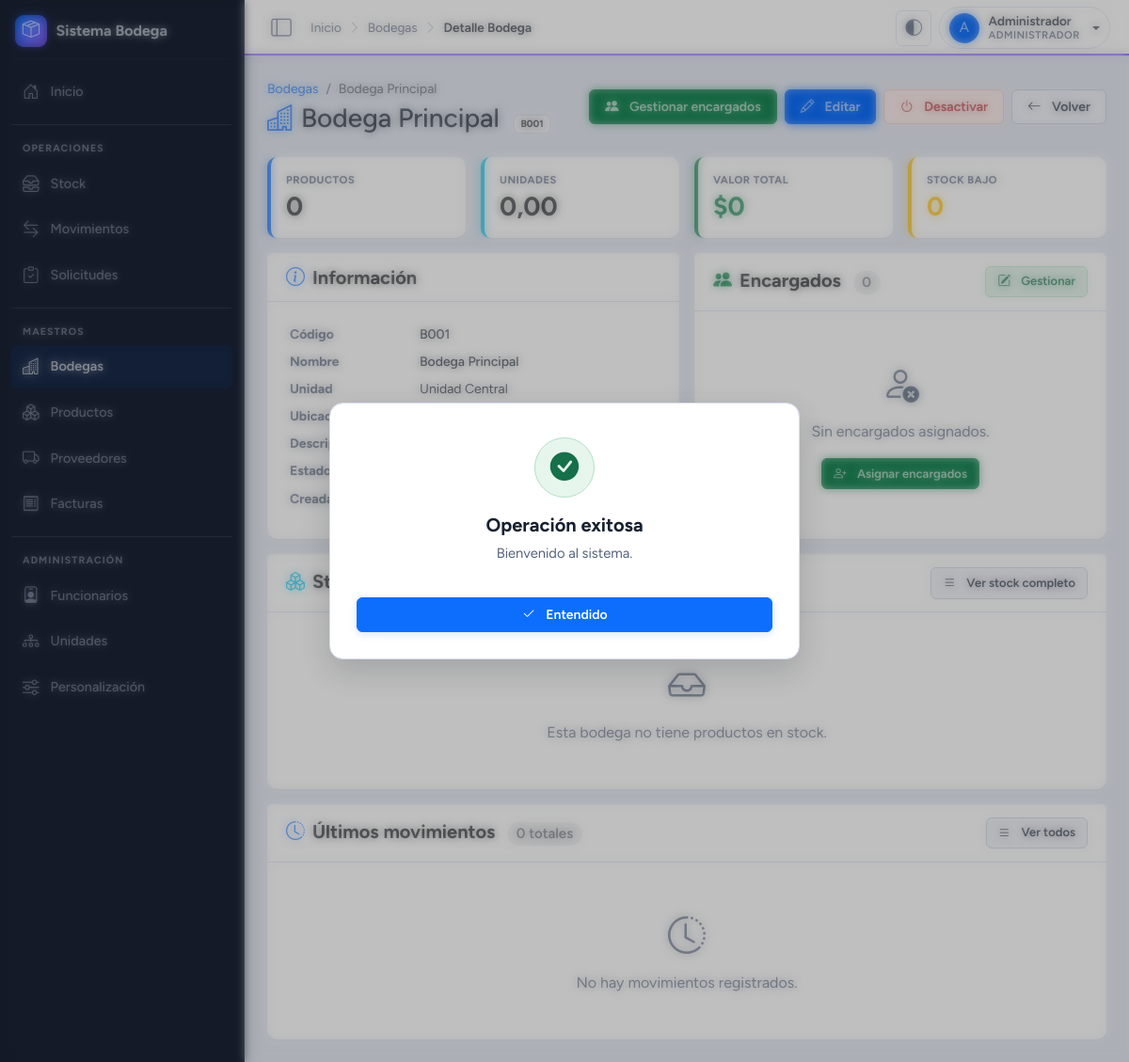
The app's page /modulos/bodegas/bodegas_ver.php?id=1 (signed in) with its own data.
### tables this page shows
CREATE TABLE bodegas (
    id                     INT UNSIGNED AUTO_INCREMENT PRIMARY KEY,
    codigo                 VARCHAR(20)  NOT NULL,
    nombre                 VARCHAR(150) NOT NULL,
    id_unidad              INT UNSIGNED NULL,
    id_encargado           INT UNSIGNED NULL,
    descripcion            TEXT NULL,
    ubicacion_referencial  VARCHAR(255) NULL,
    responsable            VARCHAR(150) NULL,
    es_central             TINYINT(1) NOT NULL DEFAULT 0,
    estado                 TINYINT(1) NOT NULL DEFAULT 1,
    created_at             DATETIME NOT NULL DEFAULT CURRENT_TIMESTAMP,
    UNIQUE KEY uq_bodegas_codigo (codigo),
    KEY idx_bodegas_unidad (id_unidad),
    KEY idx_bodegas_encargado (id_encargado),
    CONSTRAINT fk_bodegas_unidad FOREIGN KEY (id_unidad) REFERENCES unidades_organizacionales (id) ON DELETE SET NULL
);

CREATE TABLE unidades_organizacionales (
    id         INT UNSIGNED AUTO_INCREMENT PRIMARY KEY,
    codigo     VARCHAR(20)  NOT NULL,
    nombre     VARCHAR(150) NOT NULL,
    estado     TINYINT(1)   NOT NULL DEFAULT 1,
    created_at DATETIME     NOT NULL DEFAULT CURRENT_TIMESTAMP,
    UNIQUE KEY uq_unidades_codigo (codigo)
);

### inc/settings.php (called while the page is built, shortened)
<?php
function site_color_rgba($hex, $alpha = 1)
{
    $hex = ltrim((string)$hex, '#');
    $r = hexdec(substr($hex, 0, 2));
    $g = hexdec(substr($hex, 2, 2));
    $b = hexdec(substr($hex, 4, 2));
    return 'rgba(' . $r . ',' . $g . ',' . $b . ',' . $alpha . ')';
}

### inc/functions.php (called while the page is built, shortened)
<?php
function h($text)
{
    return htmlspecialchars((string)$text, ENT_QUOTES, 'UTF-8');
}
function get($key, $default = '')
{
    return isset($_GET[$key]) ? trim($_GET[$key]) : $default;
}

### inc/bodegas_helpers.php (called while the page is built, shortened)
<?php
if (!function_exists('encargados_de_bodega')) {
    function encargados_de_bodega($id_bodega) {
        global $pdo;
        $id_bodega = (int)$id_bodega;
        $sql = "SELECT u.id, u.usuario, u.rol,
                       COALESCE(f.nombre, u.nombre) AS nombre,
                       f.rut, f.cargo,
                       ub.es_principal, ub.created_at AS asignado_en
                FROM   usuarios_bodegas ub
                INNER  JOIN usuarios u     ON u.id = ub.id_usuario
                LEFT   JOIN funcionarios f ON f.id = u.id_funcionario
                WHERE  ub.id_bodega = ?
                ORDER  BY ub.es_principal DESC, nombre ASC";
        $st = $pdo->prepare($sql);
        $st->execute(array($id_bodega));
        return $st->fetchAll();
    }
}

### modulos/bodegas/bodegas_ver.php (the view, shortened to what this page needs)
<?php
require_once __DIR__ . '/../../inc/db.php';
require_once __DIR__ . '/../../inc/functions.php';
require_once __DIR__ . '/../../inc/bodegas_helpers.php';
$id = (int)get('id');
$stmt = $pdo->prepare("
    SELECT b.*, un.nombre AS unidad_nombre
    FROM bodegas b
    LEFT JOIN unidades_organizacionales un ON un.id = b.id_unidad
    WHERE b.id = ?
    LIMIT 1
");
$stmt->execute(array($id));
$encargados = encargados_de_bodega($id);
$sqlKpi = "
    SELECT
        COUNT(DISTINCT sb.id_producto) AS productos,
        COALESCE(SUM(sb.stock_actual), 0) AS unidades,
        COALESCE(SUM(sb.stock_actual * sb.costo_promedio), 0) AS valor,
        SUM(CASE WHEN sb.stock_actual <= 0 THEN 1 ELSE 0 END) AS sin_stock,
        SUM(CASE WHEN p.stock_minimo > 0 AND sb.stock_actual > 0 AND sb.stock_actual <= p.stock_minimo THEN 1 ELSE 0 END) AS stock_bajo
    FROM stock_bodega sb
    INNER JOIN productos p ON p.id = sb.id_producto
    WHERE sb.id_bodega = :idb AND p.estado = 1
";
$stmt = $pdo->prepare($sqlKpi);
$stmt->execute(array(':idb' => $id));
$kpi = $stmt->fetch();
$sqlStock = "
    SELECT sb.id_producto, sb.stock_actual, sb.costo_promedio,
           p.codigo, p.nombre, p.stock_minimo,
           um.codigo AS um_codigo
    FROM stock_bodega sb
    INNER JOIN productos p ON p.id = sb.id_producto
    LEFT JOIN unidades_medida um ON um.id = p.id_unidad_medida
    WHERE sb.id_bodega = :idb AND p.estado = 1
    ORDER BY sb.stock_actual DESC, p.nombre ASC
";
$stmt = $pdo->prepare($sqlStock);
$stmt->execute(array(':idb' => $id));
$stock = $stmt->fetchAll();
$sqlMov = "
    SELECT m.id, m.tipo_movimiento, m.cantidad, m.precio_unitario, m.total,
           m.fecha_movimiento, m.observacion,
           p.codigo AS producto_codigo, p.nombre AS producto_nombre,
           u.nombre AS usuario_nombre
    FROM movimientos_bodega m
    LEFT JOIN productos p ON p.id = m.id_producto
    LEFT JOIN usuarios u ON u.id = m.id_usuario
    WHERE m.id_bodega = :idb
    ORDER BY m.fecha_movimiento DESC, m.id DESC
    LIMIT 10
";
$stmt = $pdo->prepare($sqlMov);
$stmt->execute(array(':idb' => $id));
$movimientos = $stmt->fetchAll();
$totalMov       = (int)$pdo->query("SELECT COUNT(*) FROM movimientos_bodega WHERE id_bodega = " . (int)$id)->fetchColumn();
$puedeDesactivar = ((float)$kpi['unidades'] <= 0);
require_once __DIR__ . '/../../inc/header.php';
?>
<div class="d-flex justify-content-between align-items-center mb-4 flex-wrap gap-2">
    <div>
        <nav aria-label="breadcrumb" class="small mb-1">
            <ol class="breadcrumb mb-0">
                <li class="breadcrumb-item"><a href="bodegas_lista.php" class="text-decoration-none">Bodegas</a></li>
                <li class="breadcrumb-item active"><?php echo h($b['nombre']); ?></li>
            </ol>
        </nav>
        <h1 class="h3 mb-0 text-gray-800">
            <i class="bi bi-buildings text-primary me-2"></i><?php echo h($b['nombre']); ?>
            <span class="badge bg-light text-dark border ms-2 fs-2xs" ><?php echo h($b['codigo']); ?></span>
        </h1>
    </div>
    <div class="d-flex gap-2 flex-wrap">
        <a href="bodegas_encargados.php?id=<?php echo (int)$b['id']; ?>" class="btn btn-success">
            <i class="bi bi-people-fill me-1"></i> Gestionar encargados
        </a>
        <a href="bodegas_editar.php?id=<?php echo (int)$b['id']; ?>" class="btn btn-primary">
            <i class="bi bi-pencil me-1"></i> Editar
        </a>
        <?php if ((int)$b['estado'] === 1): ?>
            <?php if ($puedeDesactivar): ?>
                <form method="post" action="bodegas_lista.php" class="d-inline"
                      onsubmit="return confirm('¿Desactivar esta bodega?');">
                    <button type="submit" class="btn btn-outline-danger">
                        <i class="bi bi-power me-1"></i> Desactivar
                    </button>
                </form>
            <?php else: ?>
                <button type="button" class="btn btn-outline-danger" disabled title="No se puede desactivar con stock en existencia">
                    <i class="bi bi-power me-1"></i> Desactivar
                </button>
            <?php endif; ?>
        <?php endif; ?>
        <a href="bodegas_lista.php" class="btn btn-outline-secondary">
            <i class="bi bi-arrow-left me-1"></i> Volver
        </a>
    </div>
</div>
<div class="row g-3 mb-3">
    <div class="col-6 col-md-3">
        <div class="card shadow-sm border-0 border-start border-primary border-4 h-100">
            <div class="card-body py-3">
                <p class="text-muted text-uppercase mb-1 fw-bold fs-xs ls-1" >Productos</p>
                <h3 class="mb-0 fw-bold text-dark"><?php echo number_format((int)$kpi['productos'], 0, ',', '.'); ?></h3>
            </div>
        </div>
    </div>
    <div class="col-6 col-md-3">
        <div class="card shadow-sm border-0 border-start border-info border-4 h-100">
            <div class="card-body py-3">
                <p class="text-muted text-uppercase mb-1 fw-bold fs-xs ls-1" >Unidades</p>
                <h3 class="mb-0 fw-bold text-dark"><?php echo number_format((float)$kpi['unidades'], 2, ',', '.'); ?></h3>
            </div>
        </div>
    </div>
    <div class="col-6 col-md-3">
        <div class="card shadow-sm border-0 border-start border-success border-4 h-100">
            <div class="card-body py-3">
                <p class="text-muted text-uppercase mb-1 fw-bold fs-xs ls-1" >Valor total</p>
                <h3 class="mb-0 fw-bold text-success">$<?php echo number_format((float)$kpi['valor'], 0, ',', '.'); ?></h3>
            </div>
        </div>
    </div>
    <div class="col-6 col-md-3">
        <div class="card shadow-sm border-0 border-start border-warning border-4 h-100">
            <div class="card-body py-3">
                <p class="text-muted text-uppercase mb-1 fw-bold fs-xs ls-1" >Stock bajo</p>
                <h3 class="mb-0 fw-bold text-warning"><?php echo (int)$kpi['stock_bajo']; ?></h3>
            </div>
        </div>
    </div>
</div>
<div class="row g-3 mb-3">
    <div class="col-lg-6">
        <div class="card shadow-sm border-0 h-100">
            <div class="card-header bg-white border-bottom">
                <h5 class="mb-0 fw-bold text-dark">
                    <i class="bi bi-info-circle text-primary me-2"></i>Información
                </h5>
            </div>
            <div class="card-body p-4">
                <dl class="row mb-0 small">
                    <dt class="col-sm-4 text-muted">Código</dt>
                    <dd class="col-sm-8 fw-medium"><?php echo h($b['codigo']); ?></dd>
                    <dt class="col-sm-4 text-muted">Nombre</dt>
                    <dd class="col-sm-8 fw-medium"><?php echo h($b['nombre']); ?></dd>
                    <dt class="col-sm-4 text-muted">Unidad</dt>
                    <dd class="col-sm-8"><?php echo h($b['unidad_nombre'] ? $b['unidad_nombre'] : '—'); ?></dd>
                    <dt class="col-sm-4 text-muted">Ubicación</dt>
                    <dd class="col-sm-8"><?php echo h($b['ubicacion_referencial'] ? $b['ubicacion_referencial'] : '—'); ?></dd>
                    <dt class="col-sm-4 text-muted">Descripción</dt>
                    <dd class="col-sm-8"><?php echo h($b['descripcion'] ? $b['descripcion'] : '—'); ?></dd>
                    <dt class="col-sm-4 text-muted">Estado</dt>
                    <dd class="col-sm-8">
                        <?php if ((int)$b['estado'] === 1): ?>
                            <span class="badge bg-success bg-opacity-10 text-success border border-success-subtle">Activa</span>
                        <?php else: ?>
                            <span class="badge bg-danger bg-opacity-10 text-danger border border-danger-subtle">Inactiva</span>
                        <?php endif; ?>
                    </dd>
                    <dt class="col-sm-4 text-muted">Creada</dt>
                    <dd class="col-sm-8"><?php echo h(date('d-m-Y H:i', strtotime($b['created_at']))); ?></dd>
                </dl>
            </div>
        </div>
    </div>
    <div class="col-lg-6">
        <div class="card shadow-sm border-0 h-100">
            <div class="card-header bg-white border-bottom d-flex justify-content-between align-items-center">
                <h5 class="mb-0 fw-bold text-dark">
                    <i class="bi bi-people-fill text-success me-2"></i>Encargados
                    <span class="badge bg-secondary bg-opacity-10 text-secondary ms-2"><?php echo count($encargados); ?></span>
                </h5>
                <a href="bodegas_encargados.php?id=<?php echo (int)$b['id']; ?>" class="btn btn-sm btn-outline-success">
                    <i class="bi bi-pencil-square me-1"></i> Gestionar
                </a>
            </div>
            <div class="card-body p-4">
                <?php if (!$encargados): ?>
                    <div class="text-center py-4">
                        <i class="bi bi-person-x fs-1 text-muted d-block mb-2"></i>
                        <p class="text-muted mb-3">Sin encargados asignados.</p>
                        <a href="bodegas_encargados.php?id=<?php echo (int)$b['id']; ?>" class="btn btn-sm btn-success">
                            <i class="bi bi-person-plus me-1"></i> Asignar encargados
                        </a>
                    </div>
                <?php endif; ?>
            </div>
        </div>
    </div>
</div>
<div class="card shadow-sm border-0 mb-3">
    <div class="card-header bg-white border-bottom d-flex justify-content-between align-items-center">
        <h5 class="mb-0 fw-bold text-dark">
            <i class="bi bi-boxes text-info me-2"></i>Stock actual
            <span class="badge bg-secondary bg-opacity-10 text-secondary ms-2"><?php echo count($stock); ?></span>
        </h5>
        <a href="../stock_lista.php?id_bodega=<?php echo (int)$b['id']; ?>" class="btn btn-sm btn-outline-secondary">
            <i class="bi bi-list me-1"></i> Ver stock completo
        </a>
    </div>
    <div class="card-body p-0">
        <?php if (!$stock): ?>
            <div class="text-center text-muted py-5">
                <i class="bi bi-inbox fs-1 d-block mb-2"></i>
                Esta bodega no tiene productos en stock.
            </div>
        <?php endif; ?>
    </div>
</div>
<div class="card shadow-sm border-0">
    <div class="card-header bg-white border-bottom d-flex justify-content-between align-items-center">
        <h5 class="mb-0 fw-bold text-dark">
            <i class="bi bi-clock-history text-primary me-2"></i>Últimos movimientos
            <span class="badge bg-secondary bg-opacity-10 text-secondary ms-2"><?php echo $totalMov; ?> totales</span>
        </h5>
        <a href="../movimientos/movimientos_lista.php?id_bodega=<?php echo (int)$b['id']; ?>" class="btn btn-sm btn-outline-secondary">
            <i class="bi bi-list me-1"></i> Ver todos
        </a>
    </div>
    <div class="card-body p-0">
        <?php if (!$movimientos): ?>
            <div class="text-center text-muted py-5">
                <i class="bi bi-clock-history fs-1 d-block mb-2"></i>
                No hay movimientos registrados.
            </div>
        <?php endif; ?>
    </div>
</div>
<?php require_once __DIR__ . '/../../inc/footer.php'; ?>

### records on screen
bodegas: nombre "Bodega Principal", codigo "B001", id_unidad.nombre "Unidad Central"

### other values on screen
$siteNombre "Sistema Bodega"
$item['label'] "Inicio"
$item['section'] "OPERACIONES"
$item['label'] "Stock"
$item['label'] "Movimientos"
$item['label'] "Solicitudes"
$item['section'] "MAESTROS"
$item['label'] "Bodegas"
$item['label'] "Productos"
$item['label'] "Proveedores"
$item['label'] "Facturas"
$item['section'] "ADMINISTRACIÓN"
$item['label'] "Funcionarios"
$item['label'] "Unidades"
$item['label'] "Personalización"
